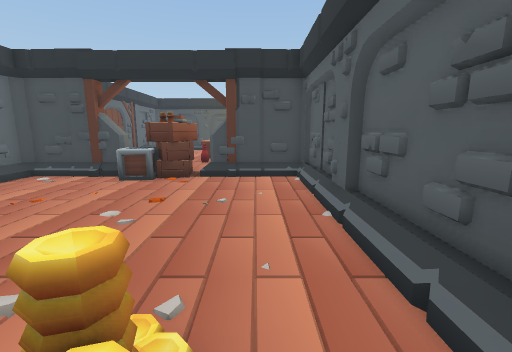
view 1 (above)

16 first-person views from a walk through a 3-D level made in the Unity game engine. The camera is 1.5 m above the floor, tilts 10° down and sees 90° across. The floor is counted in squares, 1 m on a side. Each view is taken from the middle of a square. On the plan, view 1 faces up. The plan holds only what a view shows up to about 13 squares ahead; the rest is blank. The place goes on beyond the plan. Some surface patterns are stand-ins.

view 2
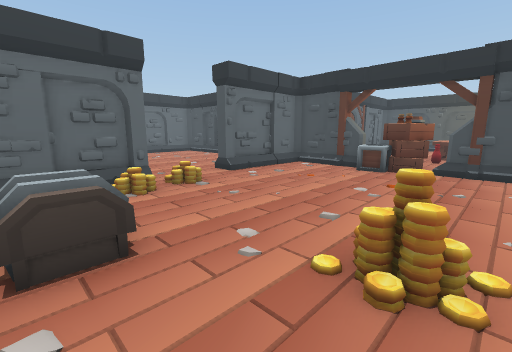

view 3
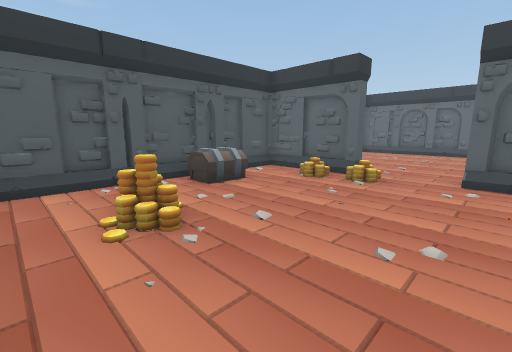

view 4
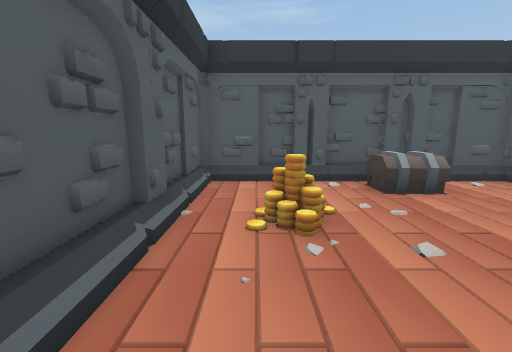

view 5
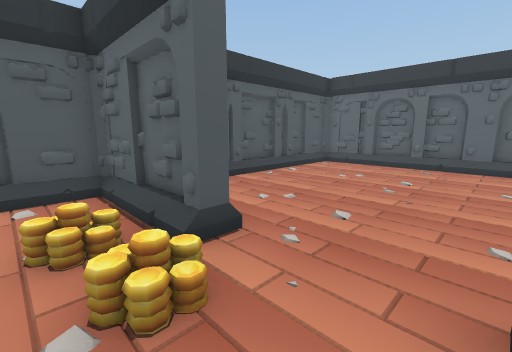

view 6
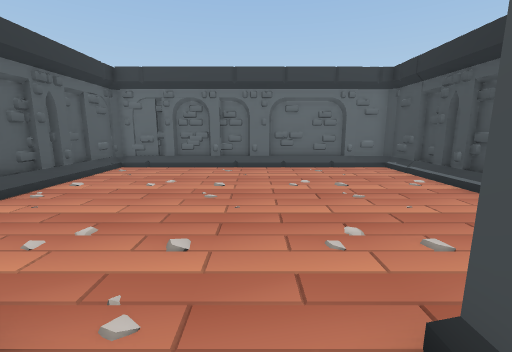

view 7
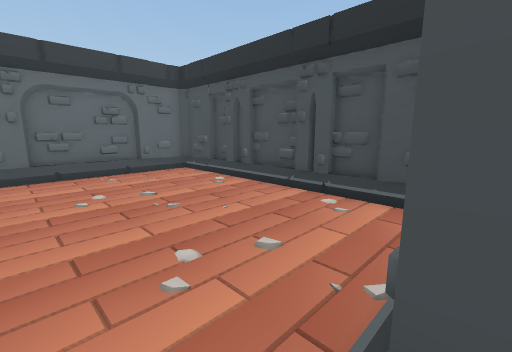

view 8
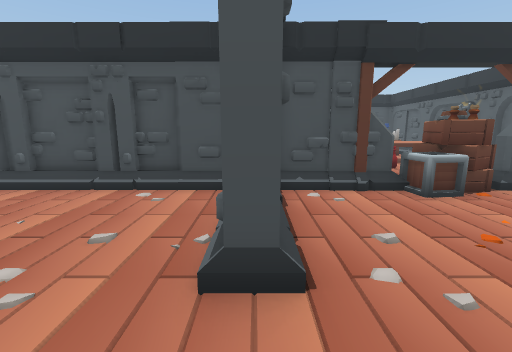

view 9
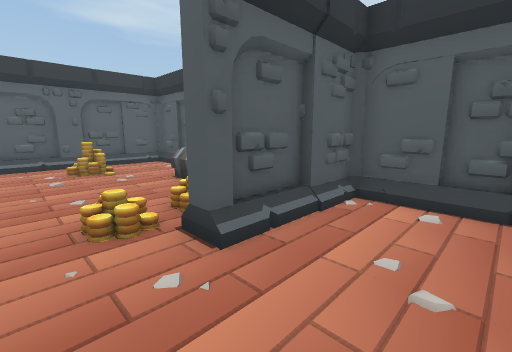

view 10
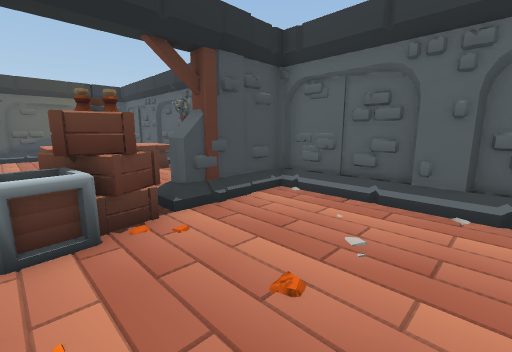

view 11
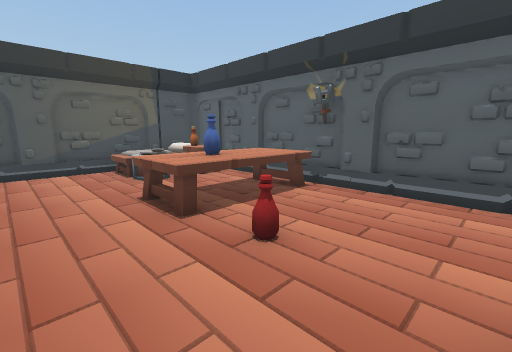

view 12
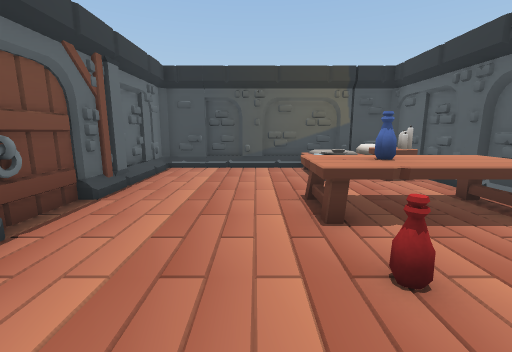

view 13
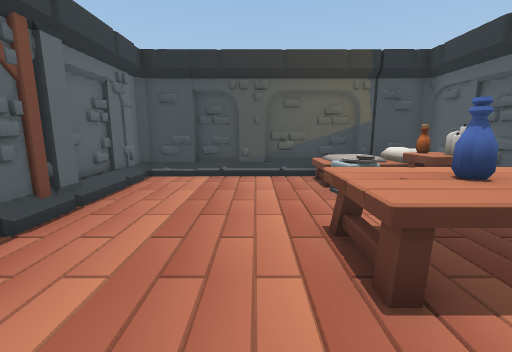

view 14
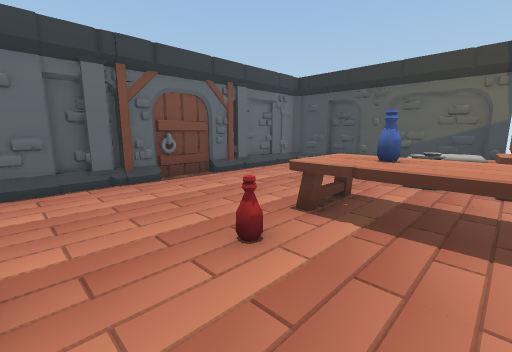

view 15
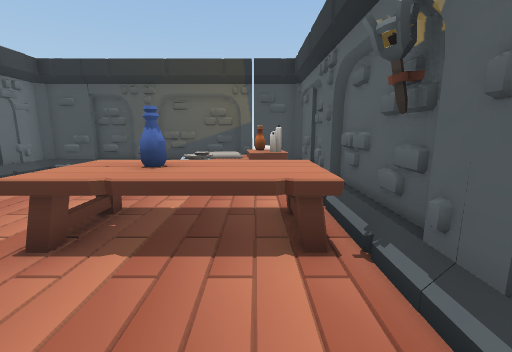

view 16
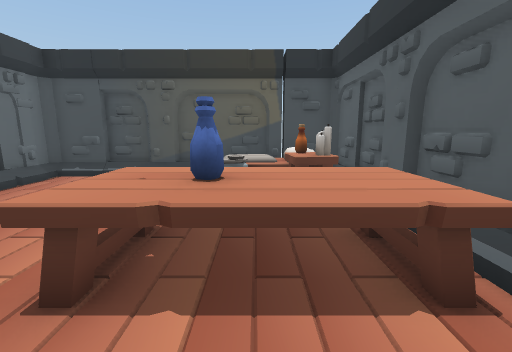

### Floor plan
Key: @ floor where view 1 was taken; # wall or solid block; . floor; C crate; T table; B bed; O other object.
Columns run from 18 left of view 1 to 2 right of it. Each row starts with its distance up from view 1.
 21           ###########
 20           #.....BBB #
 19           #.....BBB #
 18           #.....BBBB#
 17           #.........#
 16           #....TTTTT#
 15           O....TTTTT#
 14           O....TTTTT#
 13           #.........#
 12           #.....O...#
 11           #.........#
 10           #.........#
  9 ##############CCC####
  8 #.........#...CC....#
  7 #.........#.........#
  6 #.........#.........#
  5 #.........#.........#
  4 #...................#
  3 #...................#
  2 #..........O........#
  1 #.........#......O..#
  0 #.........#.......@.#
 -1 #.........#...O.....#
 -2 #.........#...OO....#
 -3 #####################

Positions as (right, up) in squares from view 1, and headings:
1: (0, 0), facing up
2: (0, -2), facing up-left
3: (1, 5), facing down-left
4: (0, 5), facing down
5: (-6, 4), facing down-left
6: (-7, 3), facing left
7: (-8, 3), facing up-left
8: (-8, 2), facing up
9: (-11, 3), facing down-right
10: (-4, 4), facing up-right
11: (-5, 10), facing up-right
12: (-4, 10), facing up
13: (-4, 12), facing up
14: (0, 10), facing up-left
15: (0, 11), facing up
16: (-1, 12), facing up
